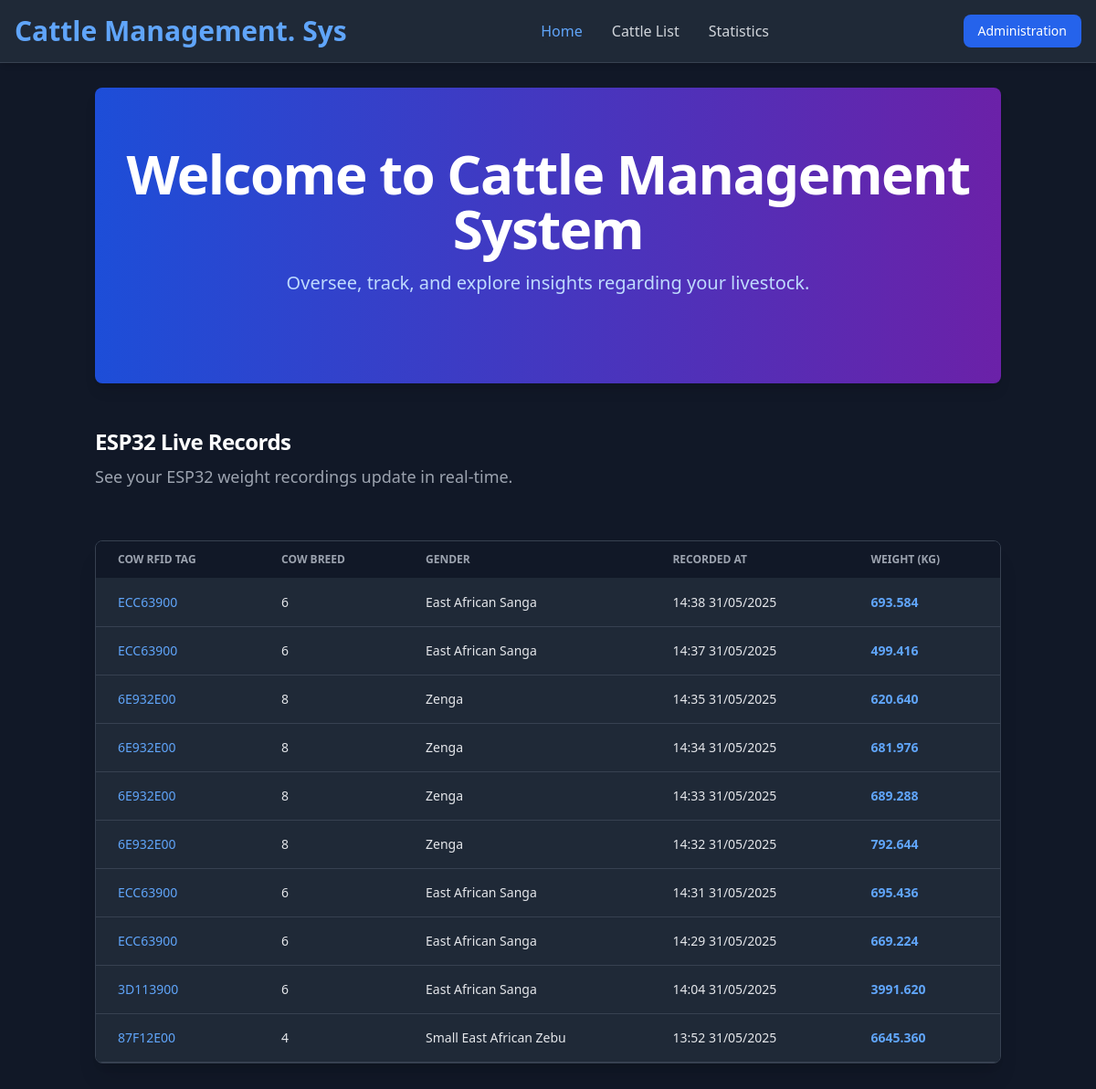
The app's page / (signed in) with its own data.
### core/models.py (models this page shows, shortened)
class WeightRecording(models.Model):
	cow = models.ForeignKey(Cow, related_name="weights", on_delete=models.CASCADE)
	weight = models.DecimalField(decimal_places=3, max_digits=20)
	updated_at = models.DateTimeField(auto_now=True)
	created_at = models.DateTimeField(auto_now_add=True)

class Cow(models.Model):
	BREED_CHOICES = (
		(1, "Humpless Longhorns"), (2, "Humpless Shorthorns"), (3, "Large East African Zebu"),
		(4, "Small East African Zebu"), (5, "West African Zebu"), (6, "East African Sanga"),
		(7, "South African Sanga"), (8, "Zenga"), (9, "Other")
	)
	FEEDING_SCHEME_CHOICES = (
		('PASTURE', 'Pasture Grazing'),
		('SUPPLEMENTED_PASTURE', 'Pasture + Supplement'),
		('FEEDLOT', 'Feedlot Intensive'),
		('MIXED', 'Mixed Diet'),
		('OTHER', 'Other')
	)
	rfid = models.CharField(max_length=50)
	breed = models.IntegerField(
		choices=BREED_CHOICES, default=7
	)
	gender = models.IntegerField(choices=((1, "Male"), (2, "Female")), default=1)
	date_of_birth = models.DateField(default=timezone.now)
	feeding_scheme = models.CharField(
		max_length=100,
		choices=FEEDING_SCHEME_CHOICES,
		default='PASTURE',
		help_text="The feeding regimen for this cow."
	)

### web/views.py (the view)
# urls.py: path('', index, name="index"),
@login_required(login_url="admin:login")
def index(request):
	records = WeightRecording.objects.order_by('-created_at')[:10].prefetch_related('cow')
	return render(request, "web/index.html", {'records': records})

### web/templates/web/index.html (shortened to what this page needs)
{% extends "base.html" %}
{% block content %}
    <section
            class="py-16 text-center bg-gradient-to-r from-blue-500 to-purple-600 dark:from-blue-700 dark:to-purple-800 text-white rounded-lg shadow-lg mb-10">
        <div class="px-4 mx-auto max-w-screen-xl">
            <h1 class="mb-4 text-4xl font-extrabold tracking-tight leading-none md:text-5xl lg:text-6xl text-white">
                Welcome to Cattle Management System
            </h1>
            <p class="mb-8 text-lg font-light lg:text-xl sm:px-16 lg:px-48 text-blue-100 dark:text-blue-200">
                Oversee, track, and explore insights regarding your livestock.
            </p>
        </div>
    </section>
    <section class="pt-2 mb-6">
        <div class="pb-8 flex flex-col">
            <h2 class="mb-2 text-2xl font-bold tracking-tight text-gray-900 dark:text-white">
                ESP32 Live Records
            </h2>
            <p class="text-lg font-normal text-gray-600 dark:text-gray-400">
                See your ESP32 weight recordings update in real-time.
            </p>
        </div>
    </section>
    <div class="relative overflow-x-auto shadow-xl sm:rounded-lg bg-gray-800 dark:bg-gray-900 mb-10 border border-gray-700">
        <table class="w-full text-sm text-left rtl:text-right text-gray-300 dark:text-gray-200">
            <thead class="text-xs text-gray-400 uppercase bg-gray-700 dark:bg-gray-900 border-b border-gray-600 dark:border-gray-800">
            <tr>
                <th scope="col" class="px-6 py-3">
                    Cow RFID Tag
                </th>
                <th scope="col" class="px-6 py-3">
                    Cow Breed
                </th>
                <th scope="col" class="px-6 py-3">
                    Gender
                </th>
                <th scope="col" class="px-6 py-3">
                    Recorded At
                </th>
                <th scope="col" class="px-6 py-3">
                    Weight (Kg)
                </th>
            </tr>
            </thead>
            <tbody>
            {% if records %}
                {% for record in records %}
                    <tr class="bg-gray-800 border-b border-gray-700 hover:bg-gray-700 dark:hover:bg-gray-700 transition duration-150 ease-in-out">
                        <th scope="row"
                            class="px-6 py-4 font-medium text-white whitespace-nowrap">
                             <a href="{% url 'web:cow_detail' rfid=record.cow.rfid %}" class="text-blue-400 hover:underline">
                                {{ record.cow.rfid }}
                            </a>
                        </th>
                        <td class="px-6 py-4">
                            {{ record.cow.breed }}
                        </td>
                        <td class="px-6 py-4">
                            {{ record.cow.get_breed_display }}
                        </td>
                        <td class="px-6 py-4">
                            {{ record.created_at|date:'H:i d/m/Y' }}
                        </td>
                        <td class="px-6 py-4 font-bold text-blue-400">
                            {{ record.weight }}
                        </td>
                    </tr>
                {% endfor %}
            {% endif %}
            </tbody>
        </table>
    </div>
{% endblock %}

### web/templates/base.html (shortened to what this page needs)
{% load compress %}
{% load static %}
<!DOCTYPE html>
<html lang="en" class="dark">
<head>
    {% compress css %}
        <link rel="stylesheet" href="{% static 'web/output.css' %}">
    {% endcompress %}
</head>
<body class="bg-gray-100 dark:bg-gray-900 font-inter text-gray-900 dark:text-white antialiased">
<nav class="bg-white dark:bg-gray-800 fixed w-full z-20 top-0 start-0 border-b border-gray-200 dark:border-gray-700 shadow-md">
    <div class="max-w-screen-xl flex flex-wrap items-center justify-between mx-auto p-4">
        <a href="/" class="flex items-center space-x-3 rtl:space-x-reverse">
          <span class="self-center text-2xl md:text-3xl font-extrabold whitespace-nowrap text-blue-600 dark:text-blue-400">
              Cattle Management. Sys
          </span>
        </a>
        <div class="flex md:order-2 space-x-3 md:space-x-0 rtl:space-x-reverse">
            <a href="{% url 'admin:login' %}"
               type="button"
               class="text-white bg-blue-700 hover:bg-blue-800 focus:ring-4 focus:outline-none focus:ring-blue-300 font-medium rounded-lg text-sm px-4 py-2 text-center dark:bg-blue-600 dark:hover:bg-blue-700 dark:focus:ring-blue-800 transition duration-300 ease-in-out">
                Administration
            </a>
        </div>
        <div class="items-center justify-between hidden w-full md:flex md:w-auto md:order-1" id="navbar-sticky">
            <ul class="flex flex-col p-4 md:p-0 mt-4 font-medium border border-gray-100 rounded-lg bg-gray-50 md:space-x-8 rtl:space-x-reverse md:flex-row md:mt-0 md:border-0 md:bg-white dark:bg-gray-800 md:dark:bg-gray-800 dark:border-gray-700">
                <li>
                    <a href="/"
                       class="block py-2 px-3 text-blue-700 rounded md:bg-transparent md:text-blue-700 md:p-0 dark:text-blue-400 md:dark:text-blue-400 hover:text-blue-800 dark:hover:text-blue-300 transition duration-300 ease-in-out"
                       aria-current="page">Home</a>
                </li>
                <li>
                    <a href="/admin/core/cow/"
                       class="block py-2 px-3 text-gray-700 rounded hover:bg-gray-100 md:hover:bg-transparent md:hover:text-blue-700 md:p-0 dark:text-gray-300 dark:hover:bg-gray-700 dark:hover:text-blue-400 md:dark:hover:bg-transparent dark:border-gray-700 transition duration-300 ease-in-out">
                        Cattle List
                    </a>
                </li>
                <li>
                    <a href="{% url 'web:statistics' %}"
                       class="block py-2 px-3 text-gray-700 rounded hover:bg-gray-100 md:hover:bg-transparent md:hover:text-blue-700 md:p-0 dark:text-gray-300 dark:hover:bg-gray-700 dark:hover:text-blue-400 md:dark:hover:bg-transparent dark:border-gray-700 transition duration-300 ease-in-out">
                        Statistics
                    </a>
                </li>
            </ul>
        </div>
    </div>
</nav>
<div class="container mx-auto mt-20 lg:px-4 p-4">
    {% block content %}{% endblock %}
</div>
</body>
</html>

### records on screen
WeightRecording: cow.rfid "ECC63900", cow.breed "6", cow.breed "East African Sanga", created_at "14:38 31/05/2025", weight "693.584"
WeightRecording: cow.rfid "ECC63900", cow.breed "6", cow.breed "East African Sanga", created_at "14:37 31/05/2025", weight "499.416"
WeightRecording: cow.rfid "6E932E00", cow.breed "8", cow.breed "Zenga", created_at "14:35 31/05/2025", weight "620.640"
WeightRecording: cow.rfid "6E932E00", cow.breed "8", cow.breed "Zenga", created_at "14:34 31/05/2025", weight "681.976"
WeightRecording: cow.rfid "6E932E00", cow.breed "8", cow.breed "Zenga", created_at "14:33 31/05/2025", weight "689.288"
WeightRecording: cow.rfid "6E932E00", cow.breed "8", cow.breed "Zenga", created_at "14:32 31/05/2025", weight "792.644"
WeightRecording: cow.rfid "ECC63900", cow.breed "6", cow.breed "East African Sanga", created_at "14:31 31/05/2025", weight "695.436"
WeightRecording: cow.rfid "ECC63900", cow.breed "6", cow.breed "East African Sanga", created_at "14:29 31/05/2025", weight "669.224"
WeightRecording: cow.rfid "3D113900", cow.breed "6", cow.breed "East African Sanga", created_at "14:04 31/05/2025", weight "3991.620"
WeightRecording: cow.rfid "87F12E00", cow.breed "4", cow.breed "Small East African Zebu", created_at "13:52 31/05/2025", weight "6645.360"
